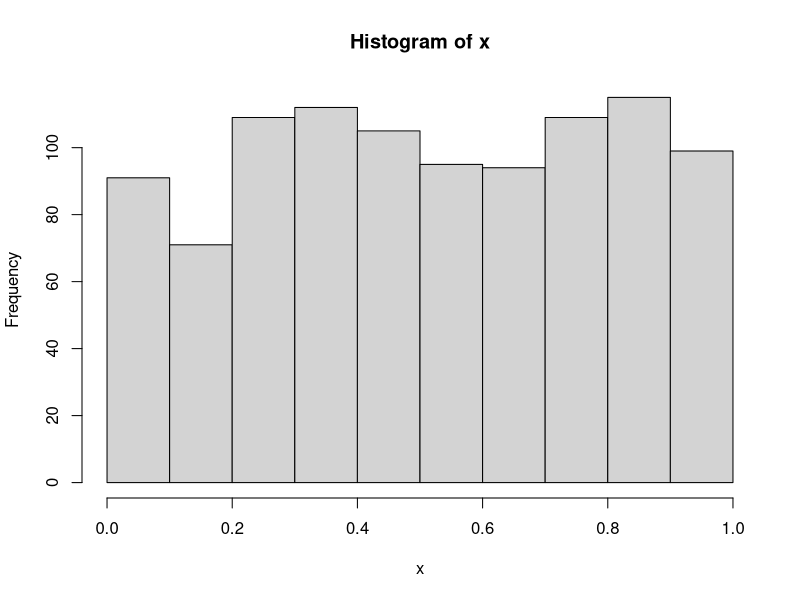
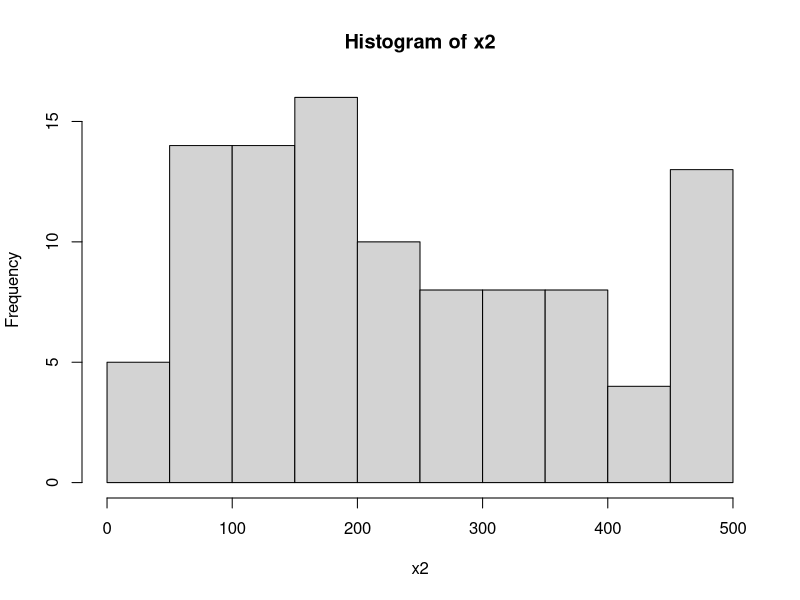
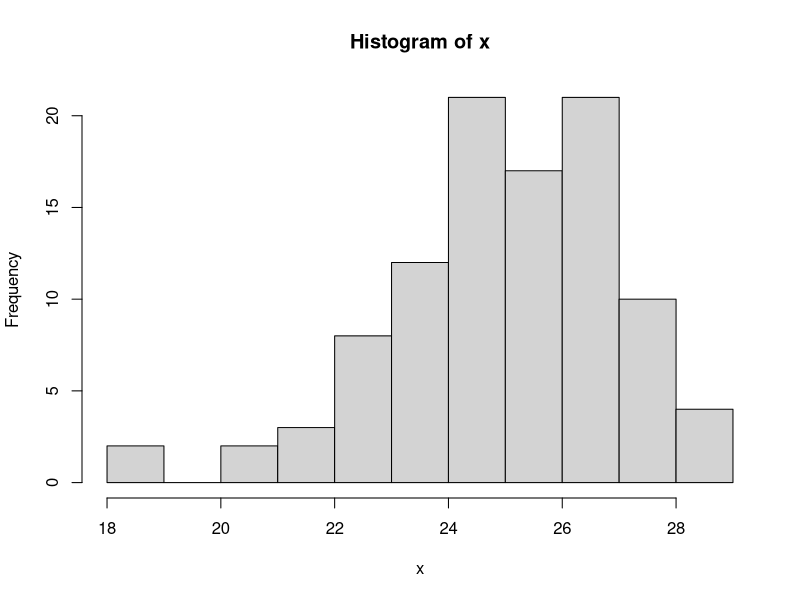

Recreate these plots in R, in order.
## ---- chunk 1
# a numeric vector
x <- c(20, 50, 100)  
x

# a logical vector
x <- c(TRUE, FALSE, TRUE, FALSE, FALSE)
x

# a vector of characters
x <- c("GG","TT","GA","AT","CC")
x

## ---- chunk 2
x <- c(2,3,5)
y <- c("a", "b", "c")
z <- c(x,y)
z

class(x)
class(y)
class(z)
## ---- chunk 3
x <- 1:20
x

1:20-1  
1:(20-1)

?seq
seq(from=1, to=20, by=1)
seq(0, 10, 0.1)
seq(length=9, from=1, to=5)
seq(from=1, to=5, length=9)

?sequence
sequence(5)
sequence(3:5)
## ---- chunk 4
?rep
rep(1, 50)
rep(1:4, 2)
rep(1:4, each=2) 
rep(1:4, c(2,4, 5, 3))
rep(1:4, each=2, times=10)
## ---- chunk 5
y <- c("a", "b", "c")
r <- rep(y,3)  
## ---- chunk 6
?sample
x <- sample(1:5, 5, replace=F)
x
#y <- sample(1:5, 6, replace=F) does not work
y <- sample(1:5, 6, replace=T)
y
duplicated(y)
sample(r, 20, replace = T)
## ---- chunk 7
?runif
x <- runif(10)
x
x <- runif(1000)
hist(x)

x2 <- runif(100, min=0, max=500)
hist(x2)

?rnorm
rnorm(10)
x <- rnorm(100, mean=25, sd=2)  
hist(x)

?rpois
?rexp
?Distributions
## ---- chunk 8
??set.seed

rnorm(100)
rnorm(100)

set.seed(123)
x <- rnorm(100)
x
set.seed(123)
y <- rnorm(100)
y
## ---- chunk 9
size1 <- c(20, 50, 100, 25 , 5, 20)
size1
country <- c("Portugal", "Spain", "France", "Italy", "Denmark", "Finland")

names(size1) <- country
size1
## ---- chunk 10
a <- c(10, 30, 50, 70, 25)
5 + a
5 * a
a / 5

b <- seq(5, 25, by=5)
c <- a + b
a
b
c
## ---- chunk 11
d <- c(20, 5)
a - d
a * d
## ---- chunk 12
length(a)
length(d)

rep(a, 2) - d
## ---- chunk 13
size1 <- c(20, 50, 100, 25, 5, 20)
size2 <- c(12, 15, 10, 5, 5, 15)

size1 == size2
size1 > size2
size2 <= size1
size1%in%size2

any(size1 > size2)
all(size1 > size2)
## ---- chunk 14
size1[1]
size2[5]
size2[-1]      
## ---- chunk 15
V1 <- c(1:5)
V2 <- seq(100, 108, 2)
V3 <- rep(50, 5)
## ---- chunk 16
cbind(V1, V2, V3)
rbind(V1, V2, V3)
## ---- chunk 17
V4 <- 10:16
rbind(V1, V4)
## ---- chunk 18
V5 <- 1:3
V6 <- 1:6
rbind(V5,V6)
## ---- chunk 19
matrix(nrow=3, ncol=5)
matrix(0, nrow=3, ncol=5)
matrix(1:15, nrow=3, ncol=5)
matrix(c(1:15), nrow=3)
## ---- chunk 20
poo <- matrix(c(1:15))
poo
c(1:15)
## ---- chunk 21
matrix(1:15, nrow=3, ncol=5, byrow=TRUE)
## ---- chunk 22
matrix(1:17, nrow=3, ncol=5)
matrix(1:17, nrow=3)
## ---- chunk 23
mat1 <- rbind(V1,V2,V3)
mat2 <- cbind(V1,V2,V3)

mat1
mat2

rownames(mat1)
rownames(mat2)
colnames(mat2)
dimnames(mat1)

rownames(mat2) <- country[-6]
dimnames(mat2)
mat2
## ---- chunk 24
my.exp <- matrix(sample(1:1000,20), nrow=5, ncol=4)
rownames(my.exp) <- paste("Treatment", 1:5, sep="")
colnames(my.exp) <- paste("Gene", 1:4, sep="")
## ---- chunk 25
dim(mat2)
mat2

mat2[3, 2]
mat2["France", "V2"]
## ---- chunk 26
mat1
mat1 + 4
mat1 * 10
# mat1 + mat2 doesn´t work because matrices do not have the same dimensions
## ---- chunk 27
t(mat2)
mat1 + t(mat2)
## ---- chunk 28
colSums(mat1)
rowSums(mat1)
colMeans(mat1)
rowMeans(mat1)
## ---- chunk 29
apply(mat1, 1, sum)
apply(mat1, 2, sum)
## ---- chunk 30
apply(mat1, 1, max)
apply(mat1, 2, mean)
## ---- chunk 31
ARR <- array(1:12, dim=c(2,3,2))
ARR

dim(V1)
dim(mat1)
dim(ARR)
## ---- chunk 32
my.exp1 <- my.exp
my.exp2 <- matrix(sample(1:1000, 20), nrow=5, ncol=4)
my.exp3 <- matrix(sample(1:1000, 20), nrow=5, ncol=4)

my.array <- array(c(my.exp1,my.exp2,my.exp3), dim=c(5,4,3))
dimnames(my.array) <- list(paste("Treatment",1:5), paste("Gene",1:4), paste("Time",0:2))

my.array
str(my.array)
dimnames(my.array)
## ---- chunk 33
apply(my.array, 2, mean)
apply(my.array, 3, mean)
apply(my.array, 1, mean)
## ---- chunk 34
apply(my.array, 1:2, mean)
